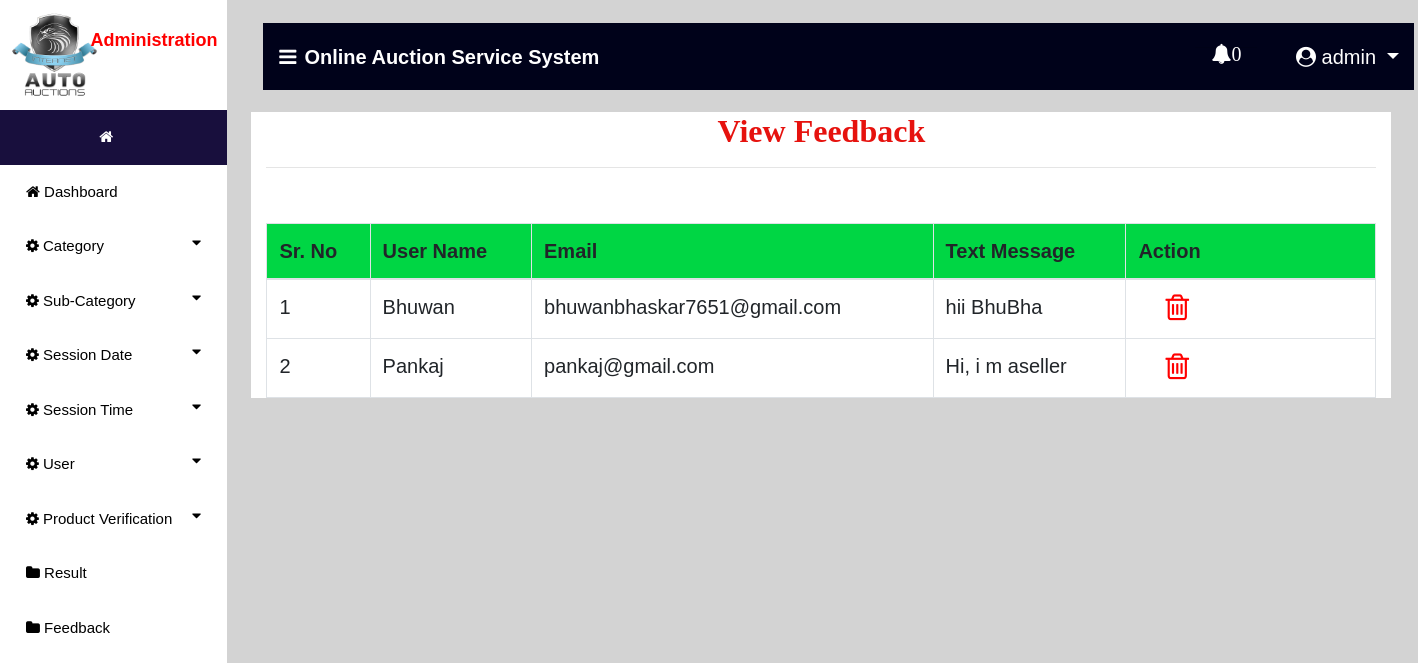
The page /view_feedback (signed in) on the database its author committed.
### auction/models.py (models this page shows, shortened)
class Send_Feedback(models.Model):
    profile = models.ForeignKey(User, on_delete=models.CASCADE, null=True)
    message1 = models.TextField(null=True)
    date = models.CharField(max_length=30, null=True)

### auction/views.py (the view)
# urls.py: path('view_feedback', view_feedback, name='view_feedback'),
def view_feedback(request):
    if not request.user.is_staff:
        return redirect('login_user')
    new2 = new()
    count = 0
    if new2:
        count += 1
    user1 = User.objects.get(id=request.user.id)
    pro = ""
    try:
        pro = Bidder.objects.get(user=user1)
        if pro:
            error = "pat"
    except:
        pro = Auction_User.objects.get(user=user1)
    cat = Send_Feedback.objects.all()
    d = {'error':error,'pro':pro,'data':pro,'cat':cat,'count':count,'new2':new2}
    return render(request,'view_feedback.html',d)

### auction/views.py (called while the page is built)
def new():
    status = Status.objects.get(status="pending")
    new_pro = Product.objects.filter(status=status)
    return new_pro

### auction/templates/view_feedback.html (shortened to what this page needs)
{% extends 'navigation3.html' %}
{% block body1 %}
 <div class="container" style="background:white">
<center><h2 style = "font-family : 'Monotype Corsiva' ; color : #E6120E ; font-weight : bold;margin-top:2%">View Feedback</h2></center><hr>
<table class="table table-bordered" id="myTable">
  <thead>
  <tr>
    <th>Sr. No</th>
    <th>User Name</th>
    <th>Email</th>
    <th>Text Message</th>
    <th style="width:250px">Action</th>
  </tr>
  </thead>
   <tbody>
{% for i in cat %}
  <tr>
      <td>{{forloop.counter}}</td>
    <td>{{i.profile.username}}</td>
    <td>{{i.profile.email}}</td>
    <td>{{i.message1}}</td>
      <td>
          <a href="{% url 'delete_feedback' i.id %}">  <i style="font-size:30px;color:red;margin-left:12%" class="fa fa-trash-o" onclick="return confirm('Are you sure?')"></i></a></td>
  </tr>
   {% endfor %}
    </tbody>
</table>
 </div>
{% endblock %}

### auction/templates/navigation3.html (shortened to what this page needs)
{% extends 'navigation2.html' %}
{% block body %}
<nav class="navbar navbar-expand-lg navbar-light" style="margin-left:2%;margin-top:2%;width:99%;background-color:#00021a">
  <a class="navbar-brand" href="#" style="color:white;font-weight:bold"><i class="fa fa-bars" style="margin-right:8px"></i>Online Auction Service System</a>
  {% if request.user.is_staff %}
     <div class="collapse navbar-collapse nav justify-content-end" id="navbarNavDropdown">
      <li class="nav-item dropdown" style="margin-right:3%;color:white;margin-left:600px">
        <a class="nav-link dropdown" style="margin-left:5%;color:white" href="#" id="navbarDropdown" role="button" data-toggle="dropdown" aria-haspopup="true">
          <i class="fa fa-bell" style="top:0;padding-bottom:10px">{{count}}</i>
        </a>
        <hr>
      </li>
  </div>
     {% endif %}
  <div class="collapse navbar-collapse nav justify-content-end" id="navbarNavDropdown">
      <li class="nav-item dropdown" style="margin-right:3%;color:white">
        <a class="nav-link dropdown-toggle" style="color:white;margin-left:5%" href="#" id="navbarDropdown" role="button" data-toggle="dropdown" aria-haspopup="true" aria-expanded="false">
          <i class="fa fa-user-circle"></i> {{request.user.username}}
        </a>
      </li>
  </div>
 </nav>
{% block body1 %}
{% endblock %}
{% endblock %}

### auction/templates/navigation2.html (style rules this page uses)
thead { background:#00d644; }
body { font-family: "Lato", sans-serif; }
body { margin:0;font-family:Arial }
.dropdown { float:right; }

### rows shown on the page
Send_Feedback: profile.username "Bhuwan", profile.email "bhuwanbhaskar7651@gmail.com", message1 "hii BhuBha"
Send_Feedback: profile.username "Pankaj", profile.email "pankaj@gmail.com", message1 "Hi, i m aseller"

### other values the page prints
{{ count }} "0"
{{ request.user.username }} "admin"
